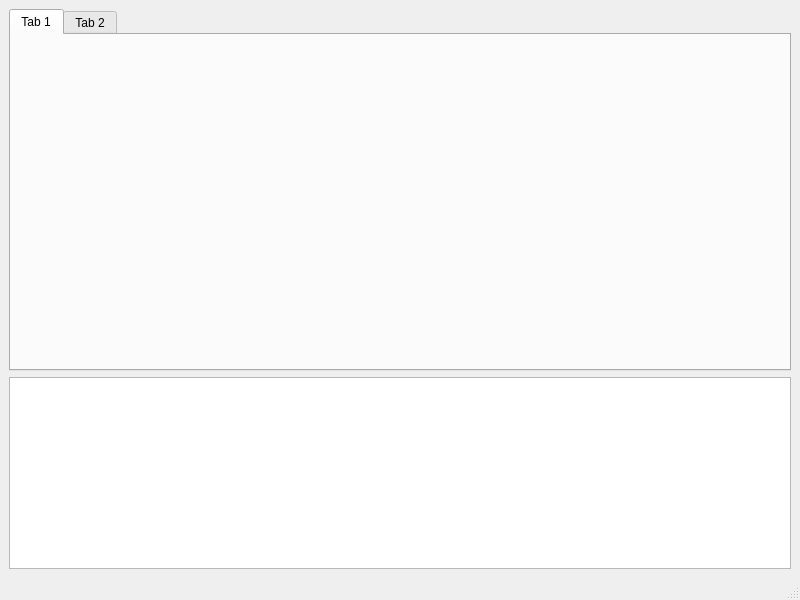
<?xml version="1.0" encoding="UTF-8"?>
<ui version="4.0">
 <class>GuiFrontend</class>
 <widget class="QMainWindow" name="GuiFrontend">
  <property name="geometry">
   <rect>
    <x>0</x>
    <y>0</y>
    <width>800</width>
    <height>600</height>
   </rect>
  </property>
  <property name="windowTitle">
   <string>TradeStation Algo</string>
  </property>
  <widget class="QWidget" name="centralwidget">
   <layout class="QVBoxLayout" name="verticalLayout">
    <item>
     <widget class="QTabWidget" name="tabWidget">
      <property name="currentIndex">
       <number>0</number>
      </property>
      <widget class="QWidget" name="tab">
       <attribute name="title">
        <string>Tab 1</string>
       </attribute>
       <layout class="QVBoxLayout" name="verticalLayout_2">
        <item>
         <widget class="StockPriceChart" name="priceChart" native="true"/>
        </item>
       </layout>
      </widget>
      <widget class="QWidget" name="tab_2">
       <attribute name="title">
        <string>Tab 2</string>
       </attribute>
      </widget>
     </widget>
    </item>
    <item>
     <widget class="QTextEdit" name="logDisplay">
      <property name="sizePolicy">
       <sizepolicy hsizetype="Expanding" vsizetype="Maximum">
        <horstretch>0</horstretch>
        <verstretch>0</verstretch>
       </sizepolicy>
      </property>
      <property name="readOnly">
       <bool>true</bool>
      </property>
     </widget>
    </item>
   </layout>
  </widget>
  <widget class="QMenuBar" name="menubar">
   <property name="geometry">
    <rect>
     <x>0</x>
     <y>0</y>
     <width>800</width>
     <height>20</height>
    </rect>
   </property>
  </widget>
  <widget class="QStatusBar" name="statusbar"/>
 </widget>
 <customwidgets>
  <customwidget>
   <class>StockPriceChart</class>
   <extends>QWidget</extends>
   <header>gui/stockpricechart.h</header>
  </customwidget>
 </customwidgets>
 <resources/>
 <connections/>
</ui>
